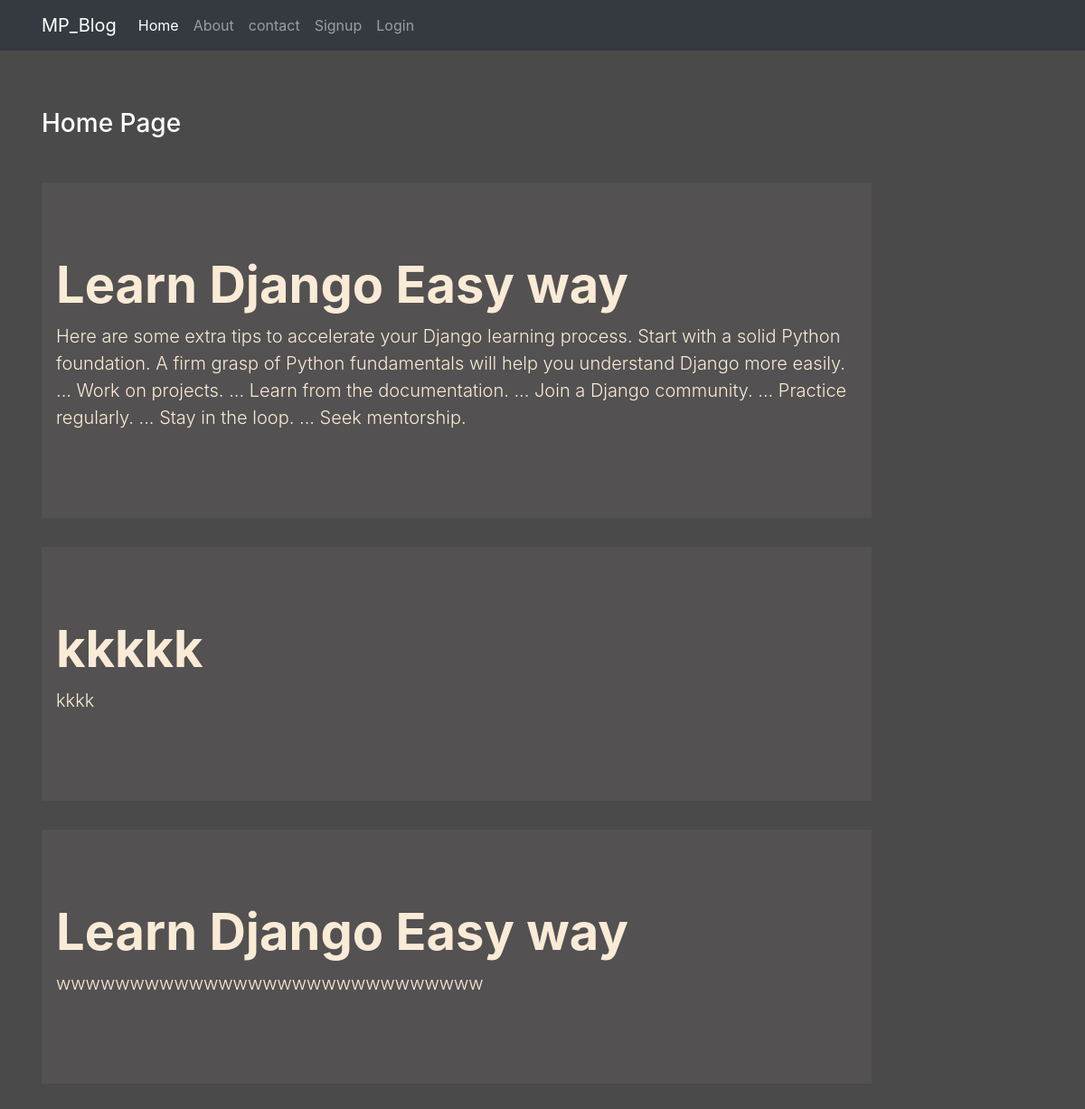
The page / on the database its author committed.
### blog/models.py (models this page shows)
class Podt(models.Model):
    title=models.CharField(max_length=150)
    desc=models.TextField()

### blog/views.py (the view)
# urls.py: 2. Add a URL to urlpatterns:  path('', views.home, name='home')
def home(request):
    post=Podt.objects.all()
    return render(request,'blog/home.html',{'post':post})

### blog/templates/blog/home.html
{% extends "blog/base.html" %}
{% load static %}
{% block content%}
<div class="col-sm-10">
    <h3 class="text-white my-5">Home Page </h3>
{% for pot in post%}
    <div class="jumbotron jumbotron-fluid jumbo-color">
        <div class="container">
          <h1 class="display-4 font-weight-bold">{{pot.title}}</h1>
          <p class="lead">{{pot.desc}}</p>
        </div>
      </div>
{% endfor %}
</div>
{% endblock content %}

### blog/static/blog/css/style.css (style rules this page uses)
body { background-color: rgb(75, 74, 74); color: antiquewhite; }
.jumbo-color { background-color: rgb(83, 81, 81); }
* { box-sizing: border-box; }
.container { max-width: 1140px; margin-left: auto; margin-right: auto; padding: 1em; }

### rows shown on the page
Podt: title "Learn Django Easy way", desc "Here are some extra tips to accelerate your Django learning process. Start with a solid Python foundation. A firm grasp of Python fundamentals will help you understand Django more easily. ... Work on projects. ... Learn from the documentation. ... Join a Django community. ... Practice regularly. ... Stay in the loop. ... Seek mentorship."
Podt: title "kkkkk", desc "kkkk"
Podt: title "Learn Django Easy way", desc "wwwwwwwwwwwwwwwwwwwwwwwwwwwww"
